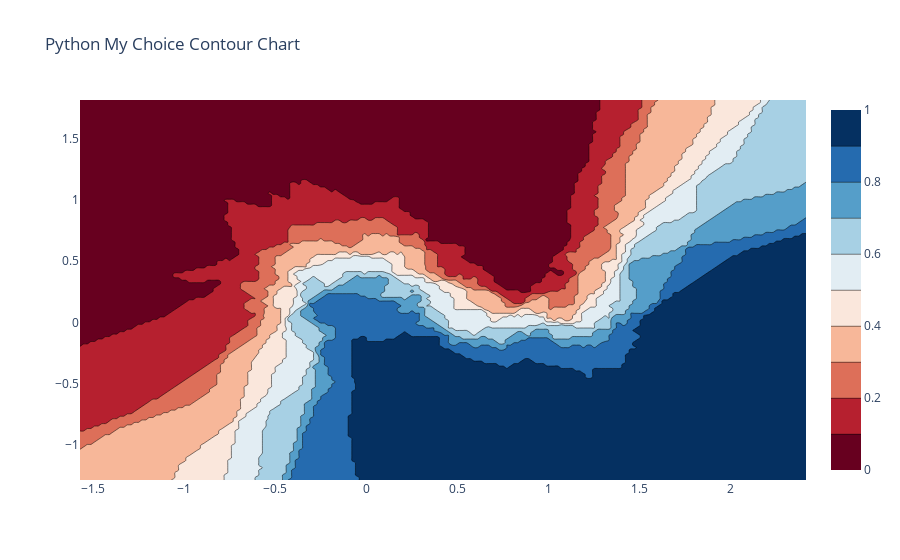

Notebook code cell kept with this figure:
### Markdown cell above
# My Choice Chart

### Code cell
# libraries
import plotly.graph_objects as go
from sklearn.datasets import make_moons
from sklearn.model_selection import train_test_split
from sklearn.neighbors import KNeighborsClassifier

mesh_size = .02
margin = 0.25

# load and split data
X, y = make_moons(noise=0.3, random_state=0)
X_train, X_test, y_train, y_test = train_test_split(
    X, y.astype(str), test_size=0.25, random_state=0)

# create a mesh grid on which we will run our model
x_min, x_max = X[:, 0].min() - margin, X[:, 0].max() + margin
y_min, y_max = X[:, 1].min() - margin, X[:, 1].max() + margin
xrange = np.arange(x_min, x_max, mesh_size)
yrange = np.arange(y_min, y_max, mesh_size)
xx, yy = np.meshgrid(xrange, yrange)

# create classifier, run predictions on grid
clf = KNeighborsClassifier(15, weights='uniform')
clf.fit(X, y)
Z = clf.predict_proba(np.c_[xx.ravel(), yy.ravel()])[:, 1]
Z = Z.reshape(xx.shape)


# plot the figure
fig = go.Figure(data=[
    go.Contour(
        x=xrange,
        y=yrange,
        z=Z,
        colorscale='RdBu'
    )
])

fig.update_layout(
    title='Python My Choice Contour Chart')
fig.show()

### Figure 1 — Plotly figure (JSON) as saved in the notebook; plotly's stock layout.template omitted (floating-point values rounded to 4 significant figures; data arrays with more than 128 entries replaced by an {"elided": "..."} marker saying what was removed)
{"data": [{"colorscale": [[0, "rgb(103,0,31)"], [0.1, "rgb(178,24,43)"], [0.2, "rgb(214,96,77)"], [0.3, "rgb(244,165,130)"], [0.4, "rgb(253,219,199)"], [0.5, "rgb(247,247,247)"], [0.6, "rgb(209,229,240)"], [0.7, "rgb(146,197,222)"], [0.8, "rgb(67,147,195)"], [0.9, "rgb(33,102,172)"], [1, "rgb(5,48,97)"]], "type": "contour", "x": {"elided": "200 float values"}, "y": {"elided": "156 float values"}, "z": {"elided": "156x200 float values"}}], "layout": {"title": {"text": "Python My Choice Contour Chart"}}}
